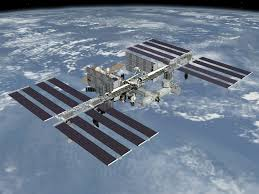
#> input picture uploads/0079df5e-6c53-414c-a3b0-2a08bf385ed7.jpg, 259 x 194 px; its folder holds only this picture in this run
$ python color-detector.py ../../uploads/0079df5e-6c53-414c-a3b0-2a08bf385ed7.jpg
#> lines starting #> are read from the running program, lines starting #| are printed output that depends on the picture; after the words box and inside, x2 and y2 are one past the last pixel; in counts of white or black regions, pixels touching at a corner belong together
#!/usr/bin/env python3
"""
Color-based Object Detector for Space Station Equipment

This script analyzes images to detect objects based on their color:
- Orange/Yellow areas are detected as toolboxes
- Green-tinged areas are detected as oxygen tanks
- Red areas are detected as fire extinguishers

Used as a fallback when TensorFlow detection fails.
"""

import os
import cv2
import numpy as np
import json
import sys
import uuid
from pathlib import Path

# Configure color ranges in HSV space
# Yellow-Orange for toolboxes
YELLOW_ORANGE_LOWER = np.array([15, 100, 100])
YELLOW_ORANGE_UPPER = np.array([40, 255, 255])

# Green for oxygen tanks
GREEN_LOWER = np.array([40, 40, 40])
GREEN_UPPER = np.array([80, 255, 255])

# Red for fire extinguishers (2 ranges because red wraps around in HSV)
RED_LOWER1 = np.array([0, 100, 100])
RED_UPPER1 = np.array([10, 255, 255])
RED_LOWER2 = np.array([160, 100, 100])
RED_UPPER2 = np.array([180, 255, 255])

def detect_objects_by_color(image_path):
    """Detect objects in an image based on color."""
    try:
        # Load image
        image = cv2.imread(image_path)
#> image is the input picture: shape (194, 259, 3); mean B, G, R 140.6, 123.2, 109.5
        if image is None:
            return {"error": f"Could not read image: {image_path}"}

        # Get image dimensions
        height, width = image.shape[:2]
#> height = 194; width = 259

        # Convert to HSV for better color detection
        hsv_image = cv2.cvtColor(image, cv2.COLOR_BGR2HSV)
#> hsv_image: shape (194, 259, 3); mean H, S, V 104.4, 62.9, 140.9

        # Create masks for each color range
        mask_yellow = cv2.inRange(hsv_image, YELLOW_ORANGE_LOWER, YELLOW_ORANGE_UPPER)
#> mask_yellow: shape (194, 259); every value is 0
        mask_green = cv2.inRange(hsv_image, GREEN_LOWER, GREEN_UPPER)
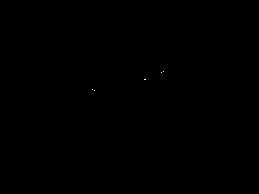
#> mask_green: shape (194, 259); 0.01% white in thin lines or dots, all inside (x1, y1, x2, y2) = (92, 71, 164, 91)
        mask_red1 = cv2.inRange(hsv_image, RED_LOWER1, RED_UPPER1)
        mask_red2 = cv2.inRange(hsv_image, RED_LOWER2, RED_UPPER2)
        mask_red = cv2.bitwise_or(mask_red1, mask_red2)

        # Find contours for each color
        detected_objects = []

        # Process yellow/orange contours (toolboxes)
        contours, _ = cv2.findContours(mask_yellow, cv2.RETR_EXTERNAL, cv2.CHAIN_APPROX_SIMPLE)
#> contours = []
        for contour in contours:
            area = cv2.contourArea(contour)
            # Filter small noise
            if area > 500:
                # Get precise bounding box
                x, y, w, h = cv2.boundingRect(contour)

                # Find minimum area rotated rectangle for better fit
                rect = cv2.minAreaRect(contour)
                box = cv2.boxPoints(rect)
                box = np.array(box, dtype=np.int32)

                # Calculate precise dimensions
                rx, ry, rw, rh = x, y, w, h

                # Expand the box slightly for better visibility
                expansion = 0.02  # 2% expansion
                rx = max(0, int(rx - (rw * expansion)))
                ry = max(0, int(ry - (rh * expansion)))
                rw = min(width - rx, int(rw * (1 + 2 * expansion)))
                rh = min(height - ry, int(rh * (1 + 2 * expansion)))

                confidence = min(area / 10000, 0.95)  # Base confidence on area, max 0.95

                # Create object entry with accurate measurements
                detected_objects.append({
                    "id": str(uuid.uuid4()),
                    "label": "toolbox",
                    "confidence": float(confidence),
                    "x": float(rx / width),
                    "y": float(ry / height),
                    "width": float(rw / width),
                    "height": float(rh / height),
                    "originalClass": "color-detection",
                    "color": "#ffc107",  # Yellow
                    "context": "Maintenance equipment"
                })
#> this loop made 0 passes
#> after the loop, detected_objects = []

        # Process green contours (oxygen tanks)
        contours, _ = cv2.findContours(mask_green, cv2.RETR_EXTERNAL, cv2.CHAIN_APPROX_SIMPLE)
#> contours = 5 contours, all with area under 20
        for contour in contours:
            area = cv2.contourArea(contour)
            if area > 500:
                # Get precise bounding box
                x, y, w, h = cv2.boundingRect(contour)

                # Find minimum area rotated rectangle for better fit
                rect = cv2.minAreaRect(contour)
                box = cv2.boxPoints(rect)
                box = np.array(box, dtype=np.int32)

                # Calculate precise dimensions
                rx, ry, rw, rh = x, y, w, h

                # Expand the box slightly for better visibility
                expansion = 0.02  # 2% expansion
                rx = max(0, int(rx - (rw * expansion)))
                ry = max(0, int(ry - (rh * expansion)))
                rw = min(width - rx, int(rw * (1 + 2 * expansion)))
                rh = min(height - ry, int(rh * (1 + 2 * expansion)))

                confidence = min(area / 10000, 0.95)

                detected_objects.append({
                    "id": str(uuid.uuid4()),
                    "label": "oxygen tank",
                    "confidence": float(confidence),
                    "x": float(rx / width),
                    "y": float(ry / height),
                    "width": float(rw / width),
                    "height": float(rh / height),
                    "originalClass": "color-detection",
                    "color": "#2196f3",  # Blue
                    "context": "Life support equipment"
                })
#> this loop made 5 passes
#> contour on passes 1 to 5: [[94, 90]], [[92, 89]], [[144, 79], [145, 79]], [[161, 72]], [[163, 71]]

        # Process red contours (fire extinguishers)
        contours, _ = cv2.findContours(mask_red, cv2.RETR_EXTERNAL, cv2.CHAIN_APPROX_SIMPLE)
#> contours = []
        for contour in contours:
            area = cv2.contourArea(contour)
            if area > 500:
                # Get precise bounding box
                x, y, w, h = cv2.boundingRect(contour)

                # Find minimum area rotated rectangle for better fit
                rect = cv2.minAreaRect(contour)
                box = cv2.boxPoints(rect)
                box = np.array(box, dtype=np.int32)

                # Calculate precise dimensions
                rx, ry, rw, rh = x, y, w, h

                # Expand the box slightly for better visibility
                expansion = 0.02  # 2% expansion
                rx = max(0, int(rx - (rw * expansion)))
                ry = max(0, int(ry - (rh * expansion)))
                rw = min(width - rx, int(rw * (1 + 2 * expansion)))
                rh = min(height - ry, int(rh * (1 + 2 * expansion)))

                confidence = min(area / 10000, 0.95)

                detected_objects.append({
                    "id": str(uuid.uuid4()),
                    "label": "fire extinguisher",
                    "confidence": float(confidence),
                    "x": float(rx / width),
                    "y": float(ry / height),
                    "width": float(rw / width),
                    "height": float(rh / height),
                    "originalClass": "color-detection",
                    "color": "#f44336",  # Red
                    "context": "Critical safety equipment"
                })

        # Generate result
        result = {
            "detectedObjects": detected_objects,
            "imageUrl": f"/uploads/{Path(image_path).name}",
            "detectionMethod": "opencv-color"
        }

        return result

    except Exception as e:
        return {"error": str(e)}

if __name__ == "__main__":
    if len(sys.argv) != 2:
        print(json.dumps({"error": "Usage: python color-detector.py <image_path>"}))
        sys.exit(1)

    image_path = sys.argv[1]
    result = detect_objects_by_color(image_path)
#> result = 3 items
    print(json.dumps(result))
#| {"detectedObjects": [], "imageUrl": "/uploads/0079df5e-6c53-414c-a3b0-2a08bf385ed7.jpg", "detectionMethod": "opencv-color"}
    sys.exit(0)
#> (the program exits here)
